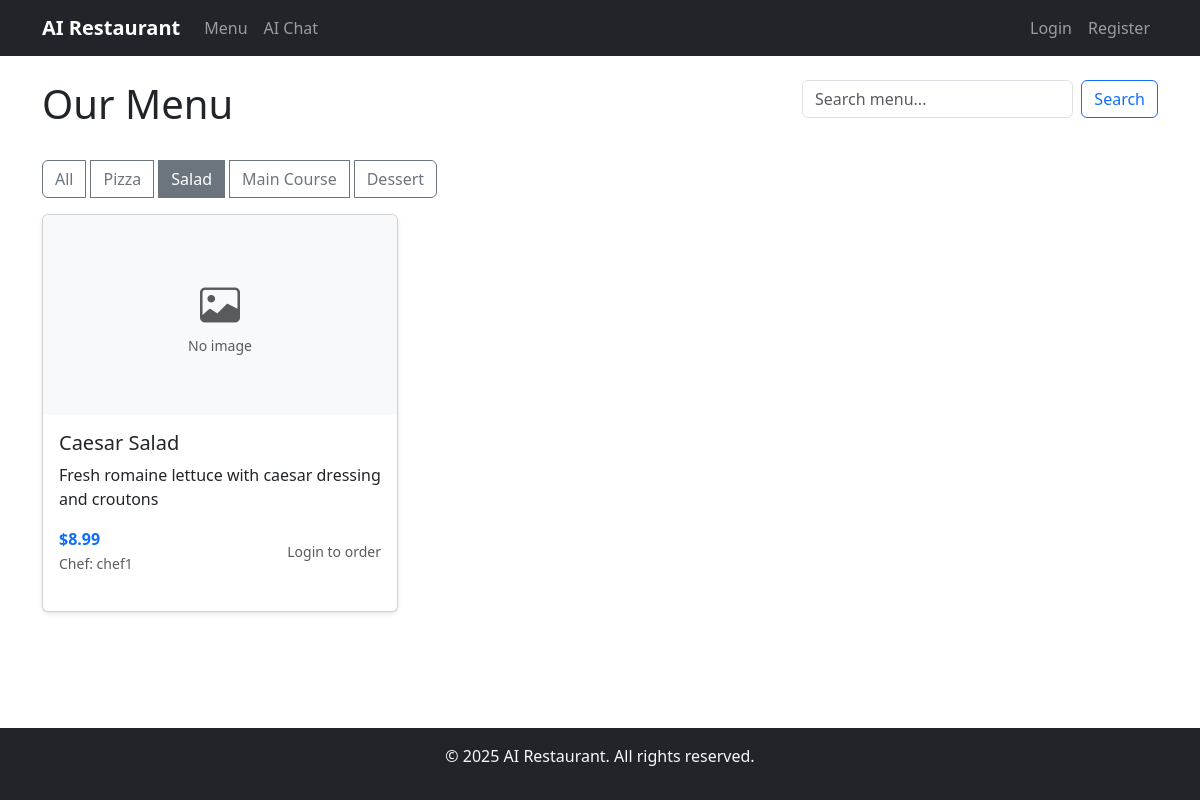
The page /?category=Salad on the database its author committed.
### Online_Restaurant/models.py (models this page shows, shortened)
class Menu(db.Model):
    __tablename__ = 'menu'
    id = db.Column(db.Integer, primary_key=True)
    name = db.Column(db.String(100), nullable=False)
    description = db.Column(db.Text)
    price = db.Column(db.Float, nullable=False)
    image_path = db.Column(db.String(255))
    chef_id = db.Column(db.Integer, db.ForeignKey('users.id'), nullable=True)
    category = db.Column(db.String(50))
    is_available = db.Column(db.Boolean, default=True)
    created_at = db.Column(db.DateTime, default=datetime.utcnow)
    order_items = db.relationship('OrderItem', backref='menu_item', lazy='dynamic')
    ratings = db.relationship('Rating', backref='menu_item', lazy='dynamic')
    def average_rating(self):
        ratings = self.ratings.all()
        if not ratings:
            return 0.0
        return sum(r.rating for r in ratings) / len(ratings)

class User(UserMixin, db.Model):
    __tablename__ = 'users'
    id = db.Column(db.Integer, primary_key=True)
    username = db.Column(db.String(80), unique=True, nullable=False, index=True)
    email = db.Column(db.String(120), unique=True, nullable=False)
    password_hash = db.Column(db.String(255), nullable=False)
    role = db.Column(db.String(20), nullable=False, default='Visitor')  # Visitor, Customer, VIP, Chef, DeliveryPerson, Manager
    balance = db.Column(db.Float, default=0.0)
    salary = db.Column(db.Float, default=0.0)  # For employees
    created_at = db.Column(db.DateTime, default=datetime.utcnow)
    is_active = db.Column(db.Boolean, default=True)
    orders_placed = db.relationship('Order', foreign_keys='Order.customer_id', backref='customer', lazy='dynamic')
    orders_delivered = db.relationship('Order', foreign_keys='Order.delivery_person_id', backref='delivery_person', lazy='dynamic')
    complaints_filed = db.relationship('Complaint', foreign_keys='Complaint.filed_by_id', backref='filer', lazy='dynamic')
    complaints_received = db.relationship('Complaint', foreign_keys='Complaint.filed_against_id', backref='target', lazy='dynamic')
    compliments_filed = db.relationship('Compliment', foreign_keys='Compliment.filed_by_id', backref='filer', lazy='dynamic')
    compliments_received = db.relationship('Compliment', foreign_keys='Compliment.filed_against_id', backref='target', lazy='dynamic')
    warnings = db.relationship('Warning', backref='user', lazy='dynamic')
    ratings_given = db.relationship('Rating', foreign_keys='Rating.customer_id', lazy='dynamic')
    menu_items = db.relationship('Menu', backref='chef', lazy='dynamic')

### Online_Restaurant/app.py (the view, shortened to what this page needs)
@app.route('/')
def index():
    search = request.args.get('search', '')
    category = request.args.get('category', '')
    query = Menu.query.filter_by(is_available=True)
    if search:
        query = query.filter(Menu.name.contains(search) | Menu.description.contains(search))
    if category:
        query = query.filter_by(category=category)
    menu_items = query.all()
    personalized_items = {}
    categories = db.session.query(Menu.category).distinct().all()
    categories = [c[0] for c in categories if c[0]]
    return render_template('index.html',
                         menu_items=menu_items,
                         search=search,
                         category=category,
                         categories=categories,
                         personalized_items=personalized_items)

### Online_Restaurant/templates/index.html (shortened to what this page needs)
{% extends "base.html" %}
{% block content %}
<div class="row mb-4">
    <div class="col-md-8">
        <h1>Our Menu</h1>
    </div>
    <div class="col-md-4">
        <form method="GET" action="{{ url_for('index') }}" class="d-flex">
            <input class="form-control me-2" type="search" name="search" placeholder="Search menu..." value="{{ search }}">
            <button class="btn btn-outline-primary" type="submit">Search</button>
        </form>
    </div>
</div>
<div class="mb-3">
    {% if categories %}
    <div class="btn-group" role="group">
        <a href="{{ url_for('index') }}" class="btn btn-outline-secondary">All</a>
        {% for cat in categories %}
        <a href="{{ url_for('index', category=cat) }}"
           class="btn btn-outline-secondary {% if category == cat %}active{% endif %}">{{ cat }}</a>
        {% endfor %}
    </div>
    {% endif %}
</div>
<div class="row">
    {% for item in menu_items %}
    <div class="col-md-4 mb-4">
        <div class="card h-100">
            {% if item.image_path %}
            <img src="{{ url_for('static', filename='images/' + item.image_path) }}"
                 class="card-img-top" alt="{{ item.name }}" style="height: 200px; object-fit: cover;">
            {% else %}
            <div class="card-img-top d-flex align-items-center justify-content-center bg-light" style="height: 200px;">
                <div class="text-center">
                    <i class="bi bi-image fs-1 text-muted"></i>
                    <p class="text-muted small mb-0">No image</p>
                </div>
            </div>
            {% endif %}
            <div class="card-body">
                <h5 class="card-title">{{ item.name }}</h5>
                <p class="card-text">{{ item.description or 'Delicious item from our kitchen' }}</p>
                <div class="d-flex justify-content-between align-items-center">
                    <div>
                        <strong class="text-primary">${{ "%.2f"|format(item.price) }}</strong>
                        {% if item.chef %}
                        <br><small class="text-muted">Chef: {{ item.chef.username }}</small>
                        {% endif %}
                        {% set avg_rating = item.average_rating() %}
                    </div>
                    {% if current_user.is_authenticated and current_user.is_customer() %}
                    <form method="POST" action="{{ url_for('add_to_cart', menu_id=item.id) }}" class="d-inline">
                        <div class="input-group" style="width: 120px;">
                            <input type="number" name="quantity" value="1" min="1" class="form-control form-control-sm" style="width: 60px;">
                            <button type="submit" class="btn btn-primary btn-sm">
                                <i class="bi bi-cart-plus"></i>
                            </button>
                        </div>
                    </form>
                    {% elif not current_user.is_authenticated %}
                    <small class="text-muted">Login to order</small>
                    {% endif %}
                </div>
            </div>
        </div>
    </div>
    {% else %}
    <div class="col-12">
        <p class="text-center text-muted">No menu items found.</p>
    </div>
    {% endfor %}
</div>
{% endblock %}

### Online_Restaurant/static/css/style.css (style rules this page uses)
body { min-height: 100vh; display: flex; flex-direction: column; }
.card { box-shadow: 0 2px 4px rgba(0,0,0,0.1); margin-bottom: 20px; }
.card-img-top { width: 100%; height: 200px; object-fit: cover; }
.btn-group .btn { margin-right: 5px; }

### rows shown on the page
Menu: category "Pizza"
Menu: category "Dessert"
Menu: shows "No image", name "Caesar Salad", description "Fresh romaine lettuce with caesar dressing and croutons", price "8.99", chef.username "chef1"

### other values the page prints
{{ cat }} "Salad" "Main Course"
